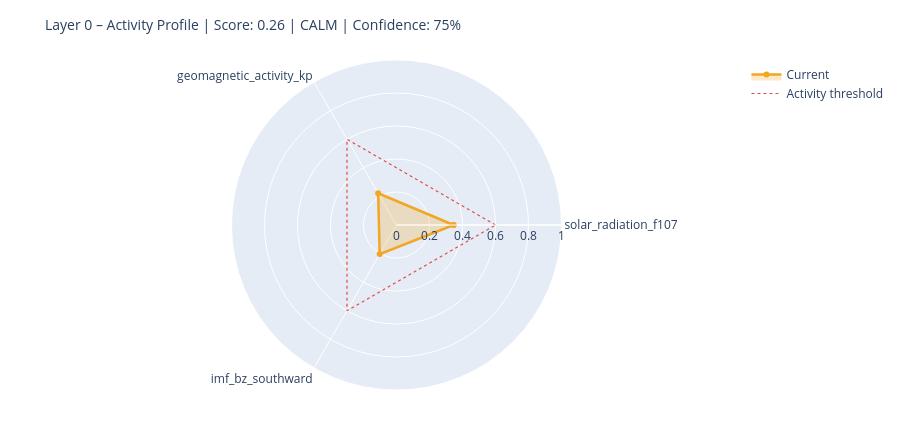

The notebook cell saved with this chart:
### Markdown cell above
---
## 6. State Assessment & Handoff to Layer 1

### Code cell
# ============================================================
# STEP 1 – Collect raw values with source modes
# Mode: 'primary' | 'fallback_3h' | 'last_valid' | 'missing'
# ============================================================

def safe_last(df, col):
    if df is None or col not in df.columns: return None
    s = df[col].dropna()
    return float(s.iloc[-1]) if not s.empty else None

f107_now = safe_last(df_f107, 'f10.7')
bz_now   = safe_last(df_mag,  'bz_gsm')
kp_now   = safe_last(df_kp,   'kp')
sw_now   = safe_last(df_sw,   'speed')

source_modes = {
    'F10.7':    'primary'  if f107_now is not None else 'missing',
    'Kp':       'primary'  if kp_now   is not None else 'missing',
    'IMF_Bz':   'primary'  if bz_now   is not None else 'missing',
    'SW_speed': 'primary'  if sw_now   is not None else 'missing',
}

# Kp Fallback – 3h endpoint
if kp_now is None:
    try:
        r = requests.get(
            'https://services.swpc.noaa.gov/json/noaa-planetary-k-index.json',
            timeout=10)
        r.raise_for_status()
        fb = pd.DataFrame(r.json())
        tc = next((c for c in fb.columns if 'time' in c.lower()), fb.columns[0])
        kc = next((c for c in fb.columns if 'kp' in c.lower() and c != tc), None)
        if kc:
            fb[kc] = fb[kc].astype(str).str.extract(r'([0-9]+(?:\.[0-9]*)?)')[0]
            fb[kc] = pd.to_numeric(fb[kc], errors='coerce')
            fb = fb[fb[kc] >= 0].dropna(subset=[kc])
            if not fb.empty:
                kp_now = float(fb[kc].iloc[-1])
                source_modes['Kp'] = 'fallback_3h'
                print(f'  Kp fallback (3h): {kp_now:.1f}')
    except Exception as e:
        print(f'  Kp fallback failed: {e}')

# Solar Wind Fallback – last valid value
if sw_now is None and df_sw is not None and 'speed' in df_sw.columns:
    s = df_sw['speed'].dropna()
    if not s.empty:
        sw_now = float(s.iloc[-1])
        source_modes['SW_speed'] = 'last_valid'
        print(f'  SW fallback (last_valid): {sw_now:.0f} km/s')

print()
print('Source modes:', source_modes)

# ============================================================
# STEP 2 – Score from available components only
# ============================================================

def norm(v, lo, hi):
    if v is None: return None
    return max(0.0, min(1.0, (v - lo) / (hi - lo)))

COMPONENTS = {
    'solar_radiation_f107':    (f107_now, norm(f107_now, 60, 250)),
    'geomagnetic_activity_kp': (kp_now,   norm(kp_now,   0,   9)),
    'imf_bz_southward':        (bz_now,   norm(-(bz_now or 0) if bz_now else None, -5, 30)
                                           if bz_now is not None else None),
    'solar_wind_speed':        (sw_now,   norm(sw_now, 300, 800)),
}

available   = {k: v[1] for k, v in COMPONENTS.items() if v[1] is not None}
unavailable = [k for k, v in COMPONENTS.items() if v[1] is None]

layer0_score = round(sum(available.values()) / len(available), 4) if available else None
confidence   = round(len(available) / len(COMPONENTS), 2)

level = ('unknown'  if layer0_score is None
         else 'calm'     if layer0_score < 0.3
         else 'moderate' if layer0_score < 0.6
         else 'active')

# ============================================================
# STEP 3 – Dominant Driver
# ============================================================

def dominant_driver(kp, f107, bz, sw):
    candidates = []
    if kp   is not None and kp   >= 4:   candidates.append(('geomagnetic',    kp / 9))
    if sw   is not None and sw   >= 500:  candidates.append(('solar_wind',     sw / 800))
    if bz   is not None and bz   <= -5:   candidates.append(('imf_southward',  abs(bz) / 30))
    if f107 is not None and f107 >= 150:  candidates.append(('solar_radiation',f107 / 250))
    return max(candidates, key=lambda x: x[1])[0] if candidates else 'none'

driver = dominant_driver(kp_now, f107_now, bz_now, sw_now)

# ============================================================
# STEP 4 – Downstream expectations
# ============================================================

def downstream_expectation(driver, score, kp, bz, f107):
    exp = {
        'magnetosphere':        'calm',
        'ionosphere':           'calm',
        'schumann_resonance':   'unchanged',
        'lithosphere_currents': 'low',
    }
    if driver == 'geomagnetic' or (kp and kp >= 5):
        exp['magnetosphere']        = 'compressed / storm'
        exp['ionosphere']           = 'elevated disturbance (TEC variability)'
        exp['schumann_resonance']   = 'elevated amplitude possible'
        exp['lithosphere_currents'] = 'elevated induction currents'
    elif driver == 'imf_southward' or (bz and bz <= -5):
        exp['magnetosphere']        = 'energy coupling active'
        exp['ionosphere']           = 'elevated electron density possible'
        exp['schumann_resonance']   = 'slight modulation possible'
    elif driver == 'solar_radiation' or (f107 and f107 >= 150):
        exp['ionosphere']           = 'elevated ionization (F-layer)'
        exp['schumann_resonance']   = 'slightly elevated background activity'
    return exp

downstream = downstream_expectation(driver, layer0_score, kp_now, bz_now, f107_now)

# ============================================================
# CONSOLE OUTPUT
# ============================================================

W = 58
print('=' * W)
print('LAYER 0 – STATE ASSESSMENT')
print('=' * W)
for name, (raw_v, score_v) in COMPONENTS.items():
    if score_v is not None:
        bar = '█' * int(score_v * 20) + '░' * (20 - int(score_v * 20))
        print(f'  {name:<35}  {bar}  {score_v:.2f}')
    else:
        print(f'  {name:<35}  {"─" * 20}  n/a')
print('-' * W)
print(f'  Score ({len(available)}/{len(COMPONENTS)} components):  {layer0_score:.3f}')
print(f'  Confidence:         {confidence:.0%}')
print(f'  Level:              {level.upper()}')
print(f'  Dominant Driver:    {driver}')

# Radar chart
cats = list(available.keys())
vals = list(available.values())
if len(cats) >= 3:
    fig = go.Figure()
    fig.add_trace(go.Scatterpolar(
        r=vals + [vals[0]], theta=cats + [cats[0]],
        fill='toself', fillcolor='rgba(242,166,35,0.25)',
        line=dict(color='#F2A623', width=2.5), name='Current'
    ))
    fig.add_trace(go.Scatterpolar(
        r=[0.6] * (len(cats) + 1), theta=cats + [cats[0]],
        line=dict(color='#E24B4A', dash='dot', width=1.2),
        mode='lines', name='Activity threshold'
    ))
    fig.update_layout(
        title=dict(text=f'Layer 0 – Activity Profile | Score: {layer0_score:.2f} | {level.upper()} | Confidence: {confidence:.0%}',
                   font=dict(size=14)),
        polar=dict(radialaxis=dict(visible=True, range=[0, 1])),
        height=430, showlegend=True,
        margin=dict(l=60, r=60, t=60, b=40)
    )
    fig.show()

### Figure 1 — Plotly figure (JSON) as saved in the notebook; plotly's stock layout.template omitted (floating-point values rounded to 4 significant figures)
{"data": [{"fill": "toself", "fillcolor": "rgba(242,166,35,0.25)", "line": {"color": "#F2A623", "width": 2.5}, "name": "Current", "r": [0.3457, 0.2222, 0.2037, 0.3457], "theta": ["solar_radiation_f107", "geomagnetic_activity_kp", "imf_bz_southward", "solar_radiation_f107"], "type": "scatterpolar"}, {"line": {"color": "#E24B4A", "dash": "dot", "width": 1.2}, "mode": "lines", "name": "Activity threshold", "r": [0.6, 0.6, 0.6, 0.6], "theta": ["solar_radiation_f107", "geomagnetic_activity_kp", "imf_bz_southward", "solar_radiation_f107"], "type": "scatterpolar"}], "layout": {"height": 430, "margin": {"b": 40, "l": 60, "r": 60, "t": 60}, "polar": {"radialaxis": {"range": [0, 1], "visible": true}}, "showlegend": true, "title": {"font": {"size": 14}, "text": "Layer 0 – Activity Profile | Score: 0.26 | CALM | Confidence: 75%"}}}
